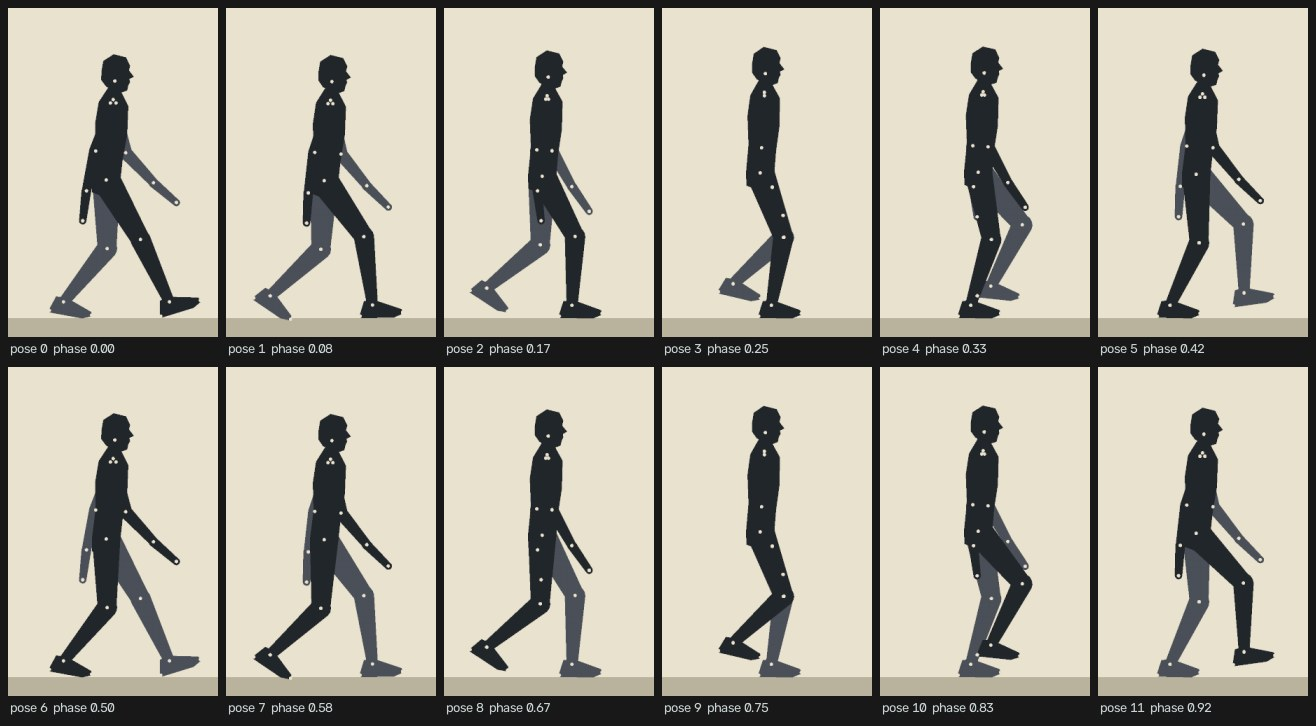

Source code (Python):
"""Study 2: the same mannequin, feet planted. The stance foot is fixed to the ground and rolls heel, flat,
ball; the pelvis rides over it; legs are solved from the feet by inverse kinematics."""
import json
import numpy as np
from backlot import core, draw, comp, anim, screen, figure as fg

OUT = 'out/cast/s02'
fig = fg.Figure()
wk = fg.Walk(fig)
cycle = wk.pose
rep = fg.gait_report(fig, cycle)
print(json.dumps({k: round(v, 4) for k, v in rep.items()}))

W, H, S, OX, OY = 300, 470, 400, 140, 440
def cell(g, joints=True):
    img = core.canvas(W, H, '#e9e2cf')
    img = draw.paint(img, draw.rect(W, H, 0, OY + 3, W, H), '#b9b29c')
    return fg.draw_figure(img, fig, cycle(g), S, (OX, OY), joints=joints)

N = 12                                                     # poses per stride: a one-second stride shot on twos
screen.sheet([cell(i / N) for i in range(N)], 'styles/paperlight/cast/studies/s02_planted_walk.jpg', [f'pose {i}  phase {i / N:.2f}' for i in range(N)], cols=6, cell_w=210)
pat = anim.render(lambda i: cell((i % N) / N, joints=False), N, OUT + '/frames', workers=6)
anim.encode(pat, 'styles/paperlight/cast/studies/s02_planted_walk.mp4', fps=12, loops=4, crf=20)
core.save(OUT + '/arcs.png', fg.arcs(fig, cycle, 420, (160, 450), 640, 480, travel=rep['stride']))
